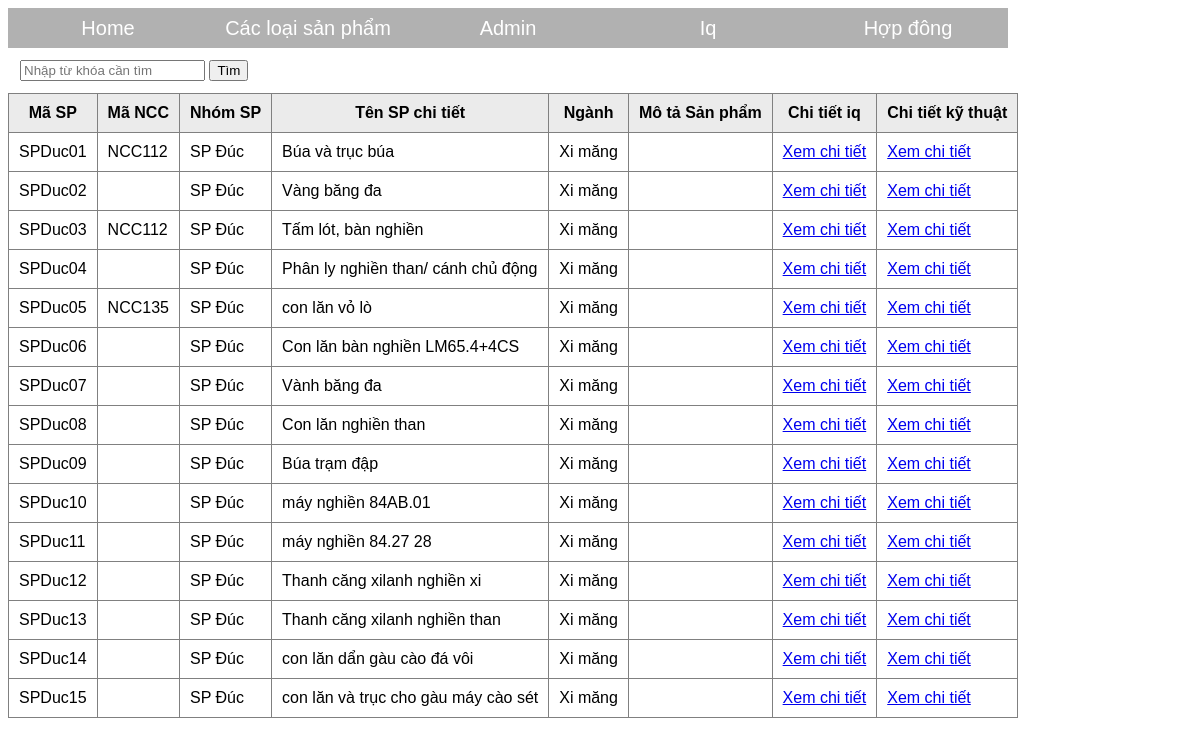
Screenshot of /spduc.php with the database file from the repository.
### tables this page shows
CREATE TABLE `sanpham` (
  `masp` varchar(255) NOT NULL,
  `mancc` varchar(255) NOT NULL,
  `nhomsp` varchar(255) NOT NULL,
  `tenspchitiet` varchar(255) NOT NULL,
  `nganh` varchar(255) NOT NULL,
  `motasanpham` varchar(255) NOT NULL
);

### spduc.php (the view, shortened to what this page needs)
<?php
    $conn = mysqli_connect("localhost", "root", "", "dataapp3") or die("Không kết nối được cơ sở dữ liệu");
    if (isset($_GET['q']) && !empty($_GET['q'])) {
        $keyword = $_GET['q'];
        $sql = "SELECT * FROM sanpham WHERE masp LIKE '%$keyword%' OR mancc LIKE '%$keyword%' OR nhomsp LIKE '%$keyword%' OR tenspchitiet LIKE '%$keyword%' OR nganh LIKE '%$keyword%'";
    }else{
        $sql = "SELECT * FROM sanpham WHERE nhomsp = 'SP Đúc' ";
    }
    $result = mysqli_query($conn, $sql);
?>
<!DOCTYPE html>
<html>
<head>
    <link rel="stylesheet" type="text/css" href="style.css">
</head>
<body>
          <ul>
        <li><a href="index.php">Home</a></li>
        <li><a href="">Các loại sản phẩm</a>
        </li>
        <li><a href="">Admin</a>
        </li>
        <li><a href="iq.php">Iq</a></li>
        <li><a href="hopdong.php">Hợp đông</a></li>
    </ul>
    <table class="search-form" cellpadding="10">
        <tr>
            <td>
                <form action="" method="get">
                    <input type="text" name="q" placeholder="Nhập từ khóa cần tìm" value="<?php if(isset($_GET['q']))?>" />
                    <input type="submit" value="Tìm">
                </form>
            </td>
        </tr>
    </table>
    <table class="list" border="1" cellpadding="10">
          <tr>
            <th>Mã SP</th>
            <th>Mã NCC</th>
            <th>Nhóm SP</th>
            <th>Tên SP chi tiết</th>
            <th>Ngành</th>
            <th>Mô tả Sản phẩm</th>
            <th>Chi tiết iq</th>
            <th>Chi tiết kỹ thuật</th>
        </tr>
        <?php
           while ($row = mysqli_fetch_assoc($result)) {
            ?>
        <tr>
            <td><?php echo $row['masp']; ?></td>
            <td><?php echo $row['mancc']; ?></td>
            <td><?php echo $row['nhomsp']; ?></td>
            <td><?php echo $row['tenspchitiet']; ?></td>
            <td><?php echo $row['nganh']; ?></td>
            <td><?php echo $row['motasanpham']; ?></td>
                     <form action="" method="get">
            <td><a href="./chiTiet.php?idSP=<?php echo  $row['masp'] ?>" >Xem chi tiết</a></td>
        </form>
                        <form action="" method="get">
            <td><a href="./cttskt.php?idSPKT=<?php echo  $row['masp'] ?>" >Xem chi tiết</a></td>
        </form>
        </tr>
    <?php } ?>
    </table>
</body>
</html>

### style.css (style rules this page uses)
body { background: url(); background-size: cover; font-family: arial; }
ul { margin: 0; padding: 0; list-style: none; }
ul li { float: left; width: 200px; height: 40px; background-color: darkgrey; opacity: .9; line-height: 40px; text-align: center; font-size: 20px; }
ul li a { text-decoration: none; color: white; display: block; }

### spduc.php (style rules this page uses)
.list { border-collapse: collapse; }
.list tr th { background: #ebebeb; }

### rows the page displays
sanpham: masp "SPDuc01", mancc "NCC112", nhomsp "SP Đúc", tenspchitiet "Búa và trục búa", nganh "Xi măng"
sanpham: masp "SPDuc02", nhomsp "SP Đúc", tenspchitiet "Vàng băng đa", nganh "Xi măng"
sanpham: masp "SPDuc03", mancc "NCC112", nhomsp "SP Đúc", tenspchitiet "Tấm lót, bàn nghiền", nganh "Xi măng"
sanpham: masp "SPDuc04", nhomsp "SP Đúc", tenspchitiet "Phân ly nghiền than/ cánh chủ động", nganh "Xi măng"
sanpham: masp "SPDuc05", mancc "NCC135", nhomsp "SP Đúc", tenspchitiet "con lăn vỏ lò", nganh "Xi măng"
sanpham: masp "SPDuc06", nhomsp "SP Đúc", tenspchitiet "Con lăn bàn nghiền LM65.4+4CS", nganh "Xi măng"
sanpham: masp "SPDuc07", nhomsp "SP Đúc", tenspchitiet "Vành băng đa", nganh "Xi măng"
sanpham: masp "SPDuc08", nhomsp "SP Đúc", tenspchitiet "Con lăn nghiền than", nganh "Xi măng"
sanpham: masp "SPDuc09", nhomsp "SP Đúc", tenspchitiet "Búa trạm đập", nganh "Xi măng"
sanpham: masp "SPDuc10", nhomsp "SP Đúc", tenspchitiet "máy nghiền 84AB.01", nganh "Xi măng"
sanpham: masp "SPDuc11", nhomsp "SP Đúc", tenspchitiet "máy nghiền 84.27 28", nganh "Xi măng"
sanpham: masp "SPDuc12", nhomsp "SP Đúc", tenspchitiet "Thanh căng xilanh nghiền xi", nganh "Xi măng"
sanpham: masp "SPDuc13", nhomsp "SP Đúc", tenspchitiet "Thanh căng xilanh nghiền than", nganh "Xi măng"
sanpham: masp "SPDuc14", nhomsp "SP Đúc", tenspchitiet "con lăn dẩn gàu cào đá vôi", nganh "Xi măng"
sanpham: masp "SPDuc15", nhomsp "SP Đúc", tenspchitiet "con lăn và trục cho gàu máy cào sét", nganh "Xi măng"
